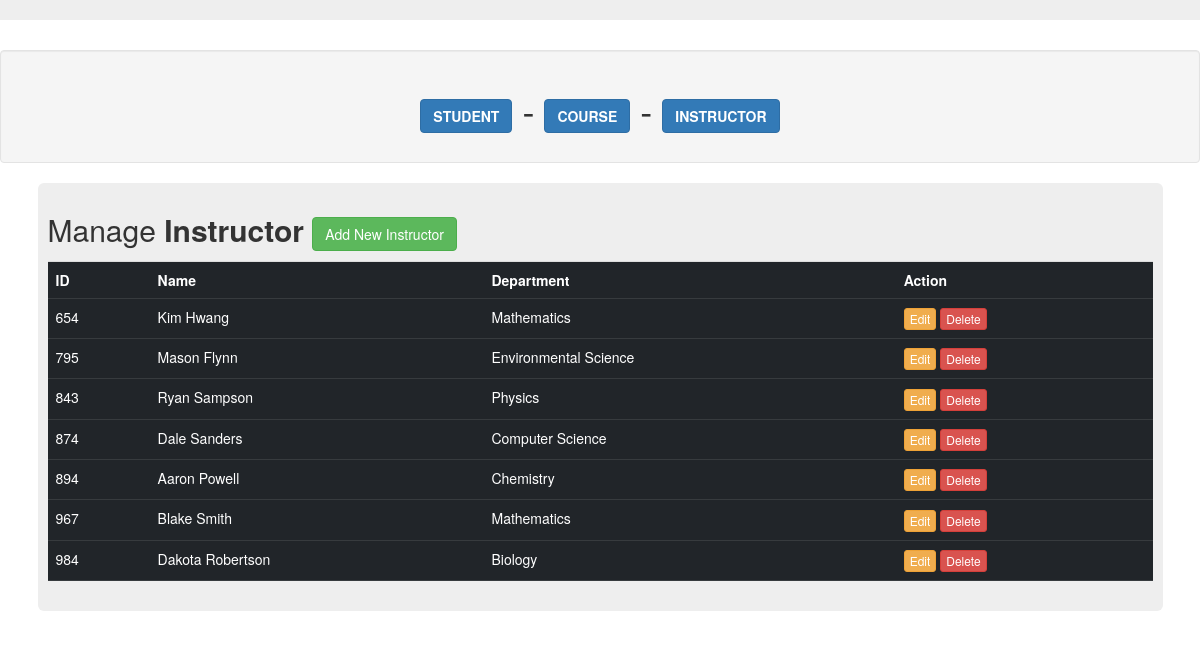
Page /InstructorIndex on the committed database.
### app.py (models this page shows, shortened)
class Instructor(db.Model):
    id = db.Column(db.Integer, primary_key=True)
    Name = db.Column(db.String(50), nullable=False)
    Department = db.Column(db.String(55), nullable=True)
    courses = db.relationship('Courses', backref="instructor")

### app.py (the view)
@app.route('/InstructorIndex')
def InstructorIndex():
    all_data = Instructor.query.all()
    return render_template("Instructor.html", InstructorData = all_data)

### templates/Instructor.html (shortened to what this page needs)
{% extends 'base.html' %}
{% block head %}
{% include 'Menu.html' %}
{% endblock %}
{% block body %}
<div class="container">
    <div class="row">
        <div class="col md-12">
            <div class="jumbotron p-3">
                <h2> Manage <b>Instructor</b> <button type = "button" class="btn btn-success"data-toggle="modal" data-target="#InstructorADD"> Add New Instructor</button></h2>
                <table class="table table-hover table-dark">
                    <tr>
                        <th>ID</th>
                        <th>Name</th>
                        <th>Department</th>
                        <th>Action</th>
                    </tr>
                    {% for row in InstructorData %}
                    <tr>
                        <td>{{row.id}}</td>
                        <td>{{row.Name}}</td>
                        <td>{{row.Department}}</td>
                        <td>
                            <a herf="/InstructorUpdate/{{row.id}}" class="btn btn-warning btn-xs" data-toggle="modal" data-target="#modaledit{{row.id}}">Edit</a>
                            <a href="/InstructorDeleter/{{row.id}}" class="btn btn-danger btn-xs">Delete</a>
                        </td>
                    </tr>
                    {% endfor %}
                </table>
            </div>
        </div>
    </div>
</div>
{% endblock %}

### static/css/main.css (style rules this page uses)
:root { --blue: #bff0ff; --EditNone: none; --ADDNone: none; --ADDer: none; --EDitor: none; }
body { background-color: var(--blue); font-family: sans-serif; }

### rows in the picture
Instructor: id "654", Name "Kim Hwang", Department "Mathematics"
Instructor: id "795", Name "Mason Flynn", Department "Environmental Science"
Instructor: id "843", Name "Ryan Sampson", Department "Physics"
Instructor: id "874", Name "Dale Sanders", Department "Computer Science"
Instructor: id "894", Name "Aaron Powell", Department "Chemistry"
Instructor: id "967", Name "Blake Smith", Department "Mathematics"
Instructor: id "984", Name "Dakota Robertson", Department "Biology"
